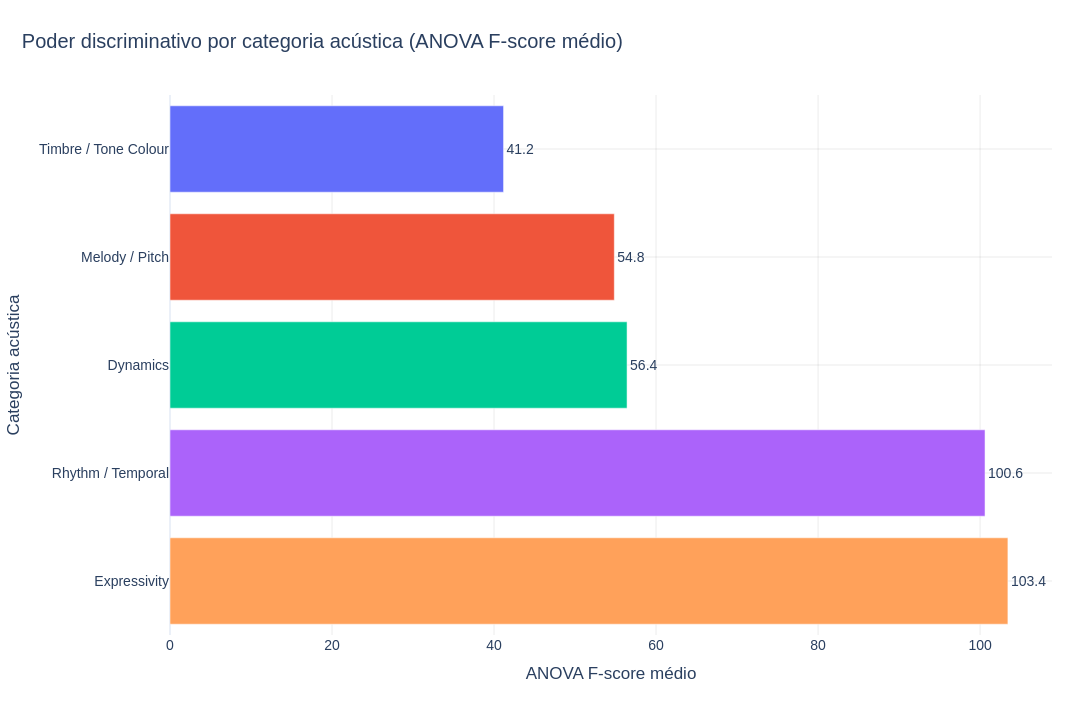

Notebook cell for this chart:
### Markdown cell above
## 5.1a Contribuição de cada família acústica openSMILE

Esta seção calcula o poder discriminativo médio (ANOVA F-score) de cada categoria de feature.
O objetivo é identificar **quais famílias acústicas** (timbre, dinâmica, ritmo, pitch, expressividade)
mais contribuem para separar os quadrantes emocionais no espaço Valence–Arousal.

### Code cell
# =========================
# ANÁLISE POR CATEGORIA — ANOVA F-score médio por família acústica
# =========================

if "feature_ranking" in dir() and not feature_ranking.empty and "categoria_musical" in feature_ranking.columns:
    cat_anova = (
        feature_ranking.groupby("categoria_musical")
        .agg(
            n_features=("feature", "count"),
            anova_f_mean=("anova_f", "mean"),
            anova_f_max=("anova_f", "max"),
        )
        .reset_index()
        .sort_values("anova_f_mean", ascending=False)
    )
    usable_cat = (
        feature_ranking[feature_ranking["feature"].isin(usable_feature_cols)]
        .groupby("categoria_musical")
        .agg(n_usable=("feature", "count"))
        .reset_index()
    )
    cat_anova = cat_anova.merge(usable_cat, on="categoria_musical", how="left")
    cat_anova["n_usable"] = cat_anova["n_usable"].fillna(0).astype(int)

    save_table(cat_anova, "feature_category_anova_summary.csv")

    display(Markdown("### Ranking de famílias acústicas por poder discriminativo (ANOVA F-score médio)"))
    display(cat_anova.rename(columns={
        "categoria_musical": "Categoria",
        "n_features": "Nº features",
        "n_usable": "Nº usáveis",
        "anova_f_mean": "ANOVA F médio",
        "anova_f_max": "ANOVA F máximo",
    }))

    fig = px.bar(
        cat_anova.sort_values("anova_f_mean"),
        x="anova_f_mean",
        y="categoria_musical",
        orientation="h",
        text=cat_anova.sort_values("anova_f_mean")["anova_f_mean"].map(lambda x: f"{x:.1f}"),
        color="categoria_musical",
        title="Poder discriminativo por categoria acústica (ANOVA F-score médio)",
    )
    fig.update_traces(textposition="outside")
    fig.update_layout(showlegend=False)
    save_fig(fig, "tcc_05a_feature_category_anova",
             x_title="ANOVA F-score médio", y_title="Categoria acústica")

    top_cat = cat_anova.iloc[0]
    display(Markdown(
        f"\n**Interpretação:** A categoria mais discriminativa é "
        f"**{top_cat['categoria_musical']}** "
        f"(ANOVA F médio = {top_cat['anova_f_mean']:.2f}), com {top_cat['n_usable']} features usáveis. "
        f"Isso indica que essa família apresenta maior separabilidade entre os quadrantes emocionais."
    ))
else:
    print("[AVISO] feature_ranking não disponível. Execute a seção 5 (EDA) antes desta célula.")

### Figure 1 — Plotly figure (JSON) as saved in the notebook; plotly's stock layout.template omitted (floating-point values rounded to 4 significant figures)
{"data": [{"hovertemplate": "categoria_musical=%{y}<br>anova_f_mean=%{x}<br>text=%{text}<extra></extra>", "legendgroup": "Timbre / Tone Colour", "marker": {"color": "#636efa", "pattern": {"shape": ""}}, "name": "Timbre / Tone Colour", "orientation": "h", "showlegend": true, "text": ["41.2"], "textposition": "outside", "type": "bar", "x": [41.17], "xaxis": "x", "y": ["Timbre / Tone Colour"], "yaxis": "y"}, {"hovertemplate": "categoria_musical=%{y}<br>anova_f_mean=%{x}<br>text=%{text}<extra></extra>", "legendgroup": "Melody / Pitch", "marker": {"color": "#EF553B", "pattern": {"shape": ""}}, "name": "Melody / Pitch", "orientation": "h", "showlegend": true, "text": ["54.8"], "textposition": "outside", "type": "bar", "x": [54.85], "xaxis": "x", "y": ["Melody / Pitch"], "yaxis": "y"}, {"hovertemplate": "categoria_musical=%{y}<br>anova_f_mean=%{x}<br>text=%{text}<extra></extra>", "legendgroup": "Dynamics", "marker": {"color": "#00cc96", "pattern": {"shape": ""}}, "name": "Dynamics", "orientation": "h", "showlegend": true, "text": ["56.4"], "textposition": "outside", "type": "bar", "x": [56.42], "xaxis": "x", "y": ["Dynamics"], "yaxis": "y"}, {"hovertemplate": "categoria_musical=%{y}<br>anova_f_mean=%{x}<br>text=%{text}<extra></extra>", "legendgroup": "Rhythm / Temporal", "marker": {"color": "#ab63fa", "pattern": {"shape": ""}}, "name": "Rhythm / Temporal", "orientation": "h", "showlegend": true, "text": ["100.6"], "textposition": "outside", "type": "bar", "x": [100.6], "xaxis": "x", "y": ["Rhythm / Temporal"], "yaxis": "y"}, {"hovertemplate": "categoria_musical=%{y}<br>anova_f_mean=%{x}<br>text=%{text}<extra></extra>", "legendgroup": "Expressivity", "marker": {"color": "#FFA15A", "pattern": {"shape": ""}}, "name": "Expressivity", "orientation": "h", "showlegend": true, "text": ["103.4"], "textposition": "outside", "type": "bar", "x": [103.4], "xaxis": "x", "y": ["Expressivity"], "yaxis": "y"}], "layout": {"barmode": "relative", "font": {"family": "Arial", "size": 14}, "height": 720, "legend": {"orientation": "h", "title": {"text": "categoria_musical"}, "tracegroupgap": 0, "x": 0, "xanchor": "left", "y": 1.02, "yanchor": "bottom"}, "margin": {"b": 85, "l": 80, "r": 40, "t": 95}, "showlegend": false, "title": {"text": "Poder discriminativo por categoria acústica (ANOVA F-score médio)", "x": 0.02, "xanchor": "left"}, "width": 1200, "xaxis": {"anchor": "y", "domain": [0, 1], "gridcolor": "rgba(0,0,0,0.08)", "showgrid": true, "title": {"text": "ANOVA F-score médio"}}, "yaxis": {"anchor": "x", "categoryarray": ["Expressivity", "Rhythm / Temporal", "Dynamics", "Melody / Pitch", "Timbre / Tone Colour"], "categoryorder": "array", "domain": [0, 1], "gridcolor": "rgba(0,0,0,0.08)", "showgrid": true, "title": {"text": "Categoria acústica"}}}}
